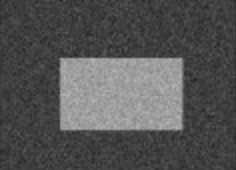
#> input picture images/noisy.png, 236 x 170 px
$ python thresholding3.py
#> lines starting #> are read from the running program, lines starting #| are printed output that depends on the picture; after the words box and inside, x2 and y2 are one past the last pixel; in counts of white or black regions, pixels touching at a corner belong together
import cv2
import numpy as np
from matplotlib import pyplot as plt

img = cv2.imread("images/noisy.png", 0)
#> img is the input picture: shape (170, 236); min 36, max 182, mean 83.9

ret, th1 = cv2.threshold(img, 127, 155, cv2.THRESH_BINARY)
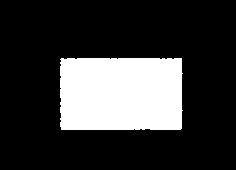
#> th1: shape (170, 236); values 0 (black) and 155 (white), 21.8% white; 1 white region, box (x1, y1, x2, y2) and area: (60, 58, 183, 130) 8740

ret, th2, = cv2.threshold(img, 0, 255, cv2.THRESH_BINARY + cv2.THRESH_OTSU)
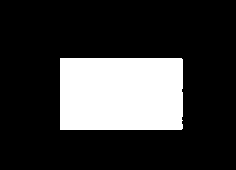
#> th2: shape (170, 236); 22% white; 1 white region, box (x1, y1, x2, y2) and area: (60, 58, 183, 130) 8845
#> ret = 110

blur = cv2.GaussianBlur(img, (5, 5), 0)
ret, th3, = cv2.threshold(blur, 0, 255, cv2.THRESH_BINARY + cv2.THRESH_OTSU)
#> th3: shape (170, 236); 22.1% white; 1 white region, box (x1, y1, x2, y2) and area: (60, 58, 183, 131) 8855
#> ret = 109

images = [img, 0, th1, img, 0, th2, blur, 0, th3]
titles = ['Original Noisy Image', 'Histogram', 'Global Thresholding (v=127)',
          'Original Noisy Image', 'Histogram', "Otsu's Thresholding",
          'Gaussian filtered Image', 'Histogram', "Otsu's Thresholding"]

for i in xrange(3):
    plt.subplot(3, 3, i * 3 + 1), plt.imshow(images[i * 3], 'gray')
    plt.title(titles[i * 3]), plt.xticks([]), plt.yticks([])
    plt.subplot(3, 3, i * 3 + 2), plt.hist(images[i * 3].ravel(), 256)
    plt.title(titles[i * 3 + 1]), plt.xticks([]), plt.yticks([])
    plt.subplot(3, 3, i * 3 + 3), plt.imshow(images[i * 3 + 2], 'gray')
    plt.title(titles[i * 3 + 2]), plt.xticks([]), plt.yticks([])
plt.show()
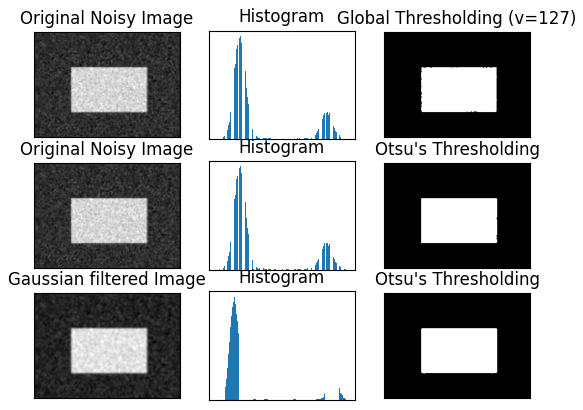
#> figure drawn by matplotlib, 9 panels
